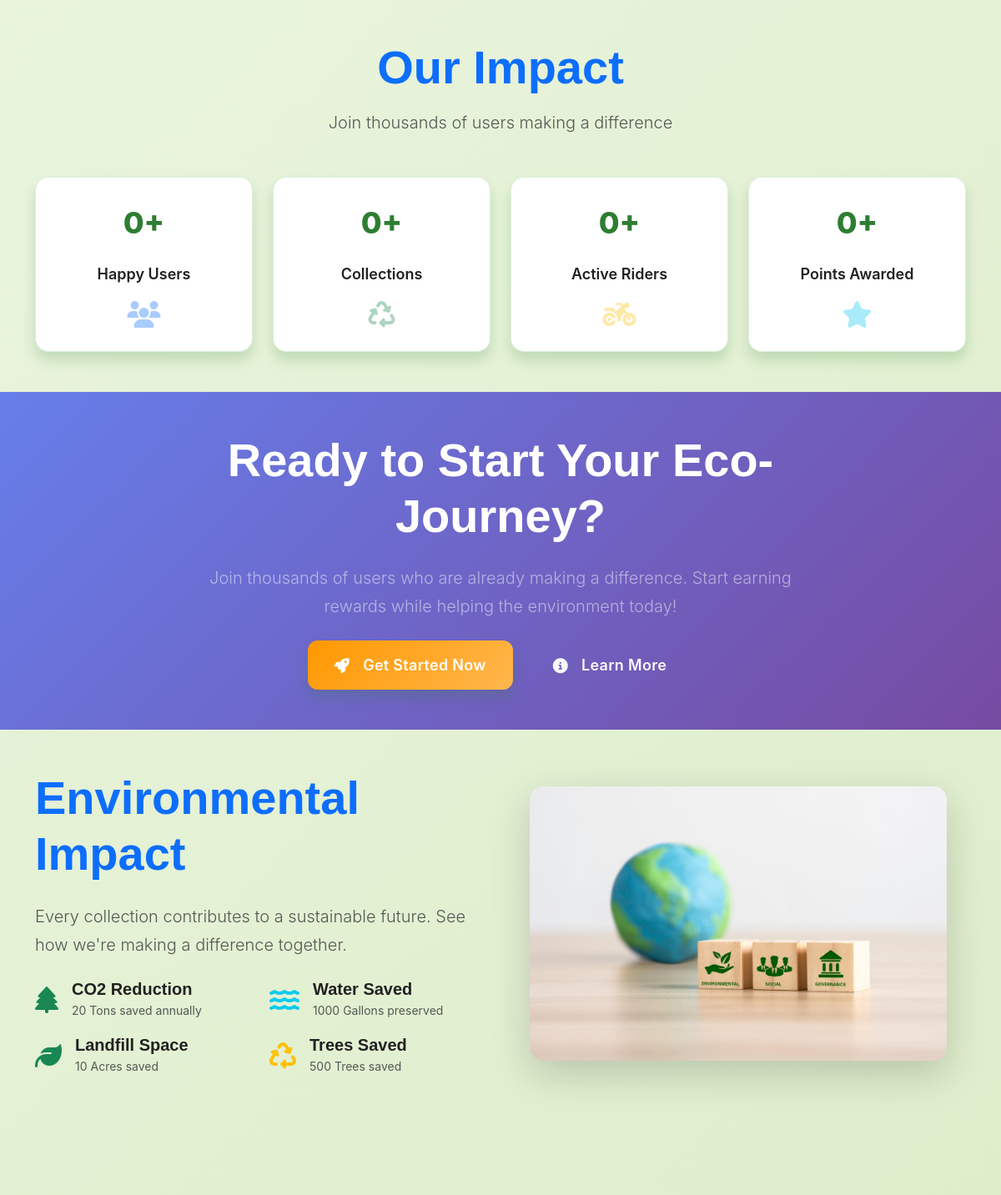
Before: / (middle part) with the older database file.
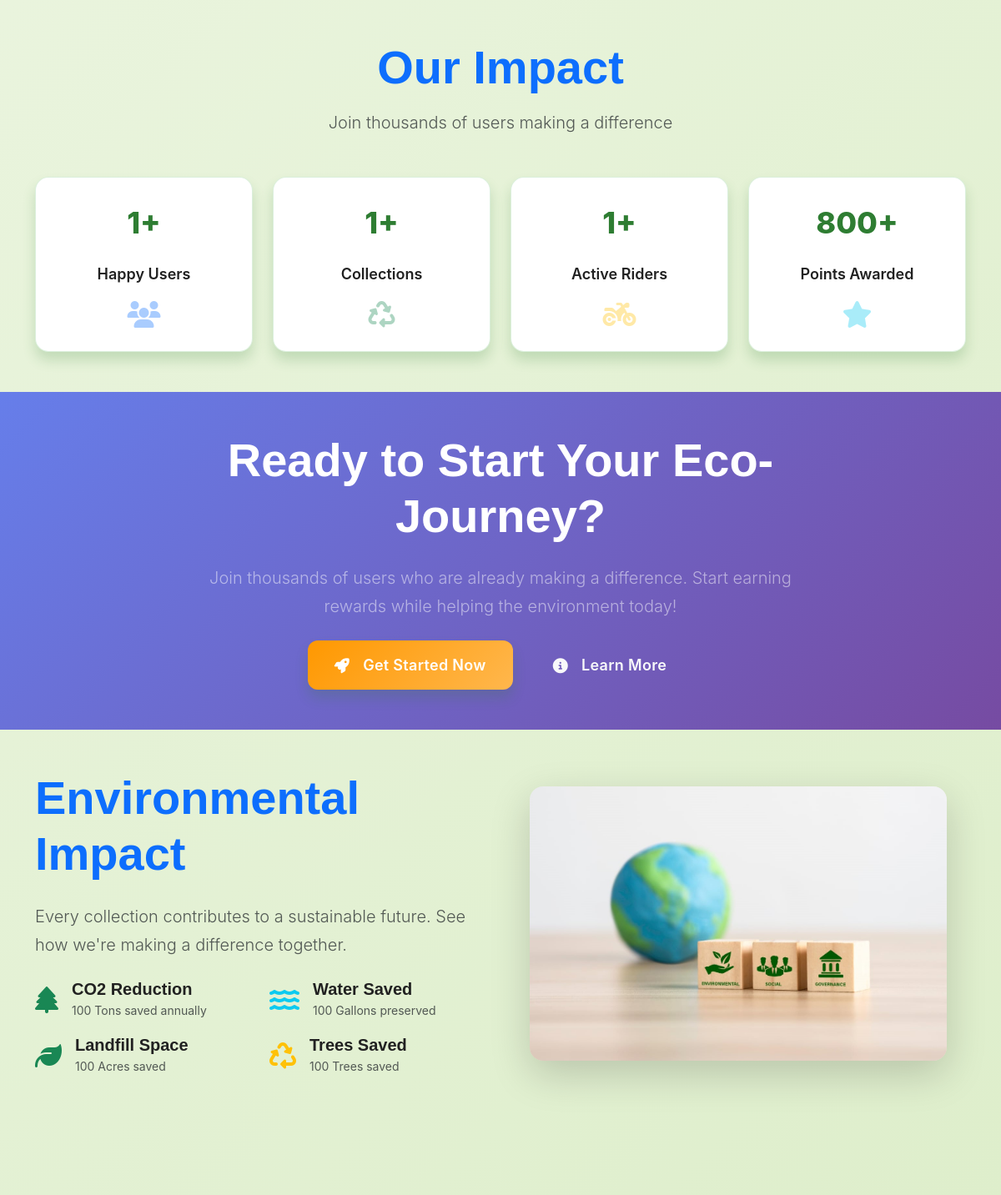
After: the same page with the newer database file.
### dashboard/models.py (models this page shows, shortened)
class SystemSettings(models.Model):
    maintenance_mode = models.BooleanField(default=False)
    maintenance_message = models.TextField(default='System is currently under maintenance. Please check back later.')
    debug_mode = models.BooleanField(default=False)
    log_level = models.CharField(max_length=20, choices=[
        ('INFO', 'Info'),
        ('WARNING', 'Warning'),
        ('ERROR', 'Error'),
        ('DEBUG', 'Debug'),
    ], default='INFO')
    co2_reduction_tons = models.IntegerField(default=15, help_text="CO2 reduction in tons annually")
    water_saved_gallons = models.IntegerField(default=1000, help_text="Water saved in gallons")
    landfill_space_acres = models.IntegerField(default=10, help_text="Landfill space saved in acres")
    trees_saved_count = models.IntegerField(default=500, help_text="Number of trees saved")
    created_at = models.DateTimeField(auto_now_add=True)
    updated_at = models.DateTimeField(auto_now=True)
    class Meta:
        verbose_name = 'System Settings'
        verbose_name_plural = 'System Settings'
    @classmethod
    def get_settings(cls):
        settings, created = cls.objects.get_or_create(
            id=1,
            defaults={
                'maintenance_mode': False,
                'maintenance_message': 'System is currently under maintenance. Please check back later.',
                'debug_mode': False,
                'log_level': 'INFO',
            }
        )
        return settings

### dashboard/views.py (the view, shortened to what this page needs)
# urls.py: path('', views.home, name='home'),
def home(request):
    total_users = CustomUser.objects.filter(user_type='user', status='active').count()
    total_submissions = TrashSubmission.objects.count()
    active_riders = CustomUser.objects.filter(user_type='rider', status='active').count()
    total_points = sum([user.reward_points for user in CustomUser.objects.all()])
    from .models import SystemSettings
    try:
        environmental_data = SystemSettings.get_settings()
    except:
        environmental_data = None
    context = {
        'total_users': total_users,
        'total_submissions': total_submissions,
        'active_riders': active_riders,
        'total_points': total_points,
        'environmental_data': environmental_data,
    }
    return render(request, 'dashboard/home.html', context)

### templates/dashboard/home.html (shortened to what the changed rows need)
{% extends 'base.html' %}
{% load static %}
{% block extra_css %}
<link rel="stylesheet" href="{% static 'css/home.css' %}">
{% endblock %}
{% block content %}
<section class="py-5">
    <div class="container">
        <div class="text-center mb-5">
            <h2 class="display-4 fw-bold text-primary mb-3">Our Impact</h2>
        </div>
        <div class="row g-4">
            <div class="col-lg-3 col-md-6">
                <div class="stats-card" style="animation: scaleIn 0.8s ease-out 0.1s both;">
                    <div class="stats-number">{{ total_users|default:"0" }}+</div>
                    <div class="stats-label">Happy Users</div>
                    <div class="stats-icon mt-3">
                        <i class="fas fa-users fa-2x text-primary opacity-50"></i>
                    </div>
                </div>
            </div>
            <div class="col-lg-3 col-md-6">
                <div class="stats-card" style="animation: scaleIn 0.8s ease-out 0.2s both;">
                    <div class="stats-number">{{ total_submissions|default:"0" }}+</div>
                    <div class="stats-label">Collections</div>
                    <div class="stats-icon mt-3">
                        <i class="fas fa-recycle fa-2x text-success opacity-50"></i>
                    </div>
                </div>
            </div>
            <div class="col-lg-3 col-md-6">
                <div class="stats-card" style="animation: scaleIn 0.8s ease-out 0.3s both;">
                    <div class="stats-number">{{ active_riders|default:"0" }}+</div>
                    <div class="stats-label">Active Riders</div>
                    <div class="stats-icon mt-3">
                        <i class="fas fa-motorcycle fa-2x text-warning opacity-50"></i>
                    </div>
                </div>
            </div>
            <div class="col-lg-3 col-md-6">
                <div class="stats-card" style="animation: scaleIn 0.8s ease-out 0.4s both;">
                    <div class="stats-number">{{ total_points|default:"0" }}+</div>
                    <div class="stats-label">Points Awarded</div>
                    <div class="stats-icon mt-3">
                        <i class="fas fa-star fa-2x text-info opacity-50"></i>
                    </div>
                </div>
            </div>
        </div>
    </div>
</section>
<section class="py-5" style="background: linear-gradient(135deg, #667eea 0%, #764ba2 100%);">
    <div class="container text-center">
        <div class="row justify-content-center">
            <div class="col-lg-8">
                <h2 class="display-4 fw-bold text-white mb-4">Ready to Start Your Eco-Journey?</h2>
            </div>
        </div>
    </div>
</section>
<section class="py-5">
    <div class="container">
        <div class="row align-items-center">
            <div class="col-lg-6">
                <h2 class="display-4 fw-bold text-primary mb-4">Environmental Impact</h2>
                <div class="row g-3">
                    <div class="col-6">
                        <div class="d-flex align-items-center">
                            <div>
                                <h5 class="mb-0 fw-bold">CO2 Reduction</h5>
                                <small class="text-muted">{{ environmental_data.co2_reduction_tons|default:"15" }} Tons saved annually</small>
                            </div>
                        </div>
                    </div>
                    <div class="col-6">
                        <div class="d-flex align-items-center">
                            <div>
                                <h5 class="mb-0 fw-bold">Water Saved</h5>
                                <small class="text-muted">{{ environmental_data.water_saved_gallons|default:"1000" }} Gallons preserved</small>
                            </div>
                        </div>
                    </div>
                    <div class="col-6">
                        <div class="d-flex align-items-center">
                            <div>
                                <h5 class="mb-0 fw-bold">Landfill Space</h5>
                                <small class="text-muted">{{ environmental_data.landfill_space_acres|default:"10" }} Acres saved</small>
                            </div>
                        </div>
                    </div>
                    <div class="col-6">
                        <div class="d-flex align-items-center">
                            <div>
                                <h5 class="mb-0 fw-bold">Trees Saved</h5>
                                <small class="text-muted">{{ environmental_data.trees_saved_count|default:"500" }} Trees saved</small>
                            </div>
                        </div>
                    </div>
                </div>
            </div>
        </div>
    </div>
</section>
{% endblock %}

Changed rows visible on the page:
changed SystemSettings: co2_reduction_tons "20" → "100"; water_saved_gallons "1000" → "100"; landfill_space_acres "10" → "100"; trees_saved_count "500" → "100"
Other visible differences:
{{ total_users|default:"0" }}: "0" → "1"
{{ total_submissions|default:"0" }}: "0" → "1"
{{ active_riders|default:"0" }}: "0" → "1"
{{ total_points|default:"0" }}: "0" → "800"
